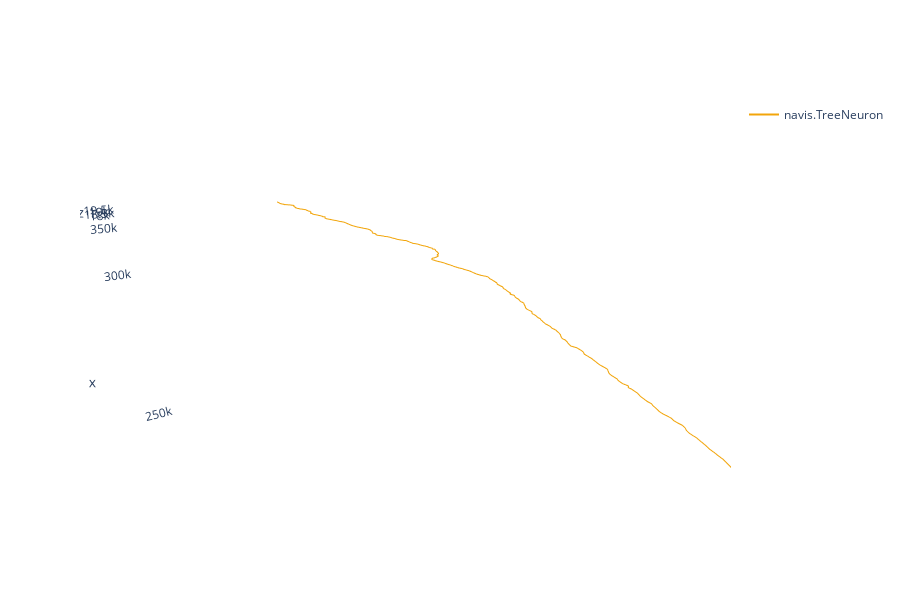

Here is the notebook cell this chart was saved with:
### Code cell
fig = skel_seg1.plot3d(backend='plotly', connectors=False)

### Figure 1 — Plotly figure (JSON) as saved in the notebook; plotly's stock layout.template omitted (floating-point values rounded to 4 significant figures; data arrays with more than 128 entries replaced by an {"elided": "..."} marker saying what was removed)
{"data": [{"hoverinfo": "none", "hovertext": " ", "legendgroup": "2091bf3f-089b-48dd-bad2-69f10d64cbbf", "line": {"color": "rgb(242.0,165.0,10.0)", "width": 2}, "mode": "lines", "name": "navis.TreeNeuron", "showlegend": true, "type": "scatter3d", "x": {"elided": "709 float values"}, "y": {"elided": "709 float values"}, "z": {"elided": "709 float values"}}, {"color": "rgb(242.0,165.0,10.0)", "hoverinfo": "name", "i": {"elided": "320 int values"}, "j": {"elided": "320 int values"}, "k": {"elided": "320 int values"}, "legendgroup": "2091bf3f-089b-48dd-bad2-69f10d64cbbf", "showlegend": false, "type": "mesh3d", "x": {"elided": "162 float values"}, "y": {"elided": "162 float values"}, "z": {"elided": "162 float values"}}], "layout": {"autosize": true, "height": 600, "paper_bgcolor": "rgba(0,0,0,0)", "plot_bgcolor": "rgba(0,0,0,0)", "scene": {"aspectmode": "data", "aspectratio": {"x": 1, "y": 1, "z": 1}, "camera": {"eye": {"x": -1.743, "y": 1.071, "z": 0.71}, "up": {"x": 0, "y": 0, "z": 1}}, "xaxis": {"backgroundcolor": "rgb(240, 240, 240)", "gridcolor": "rgb(255, 255, 255)", "showbackground": false, "showgrid": false, "showline": false, "zerolinecolor": "rgb(255, 255, 255)"}, "yaxis": {"backgroundcolor": "rgb(240, 240, 240)", "gridcolor": "rgb(255, 255, 255)", "showbackground": false, "showgrid": false, "showline": false, "zerolinecolor": "rgb(255, 255, 255)"}, "zaxis": {"backgroundcolor": "rgb(240, 240, 240)", "gridcolor": "rgb(255, 255, 255)", "showbackground": false, "showgrid": false, "showline": false, "zerolinecolor": "rgb(255, 255, 255)"}}}}
